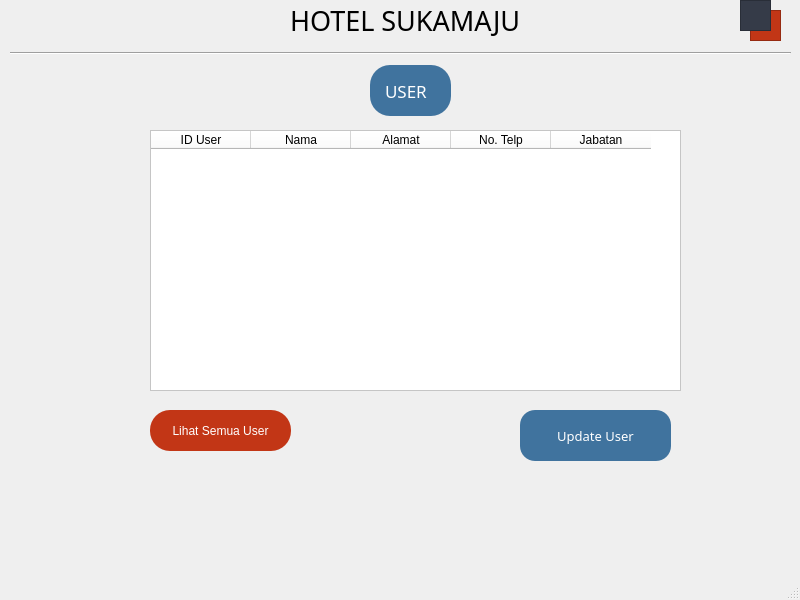
<?xml version="1.0" encoding="UTF-8"?>
<ui version="4.0">
 <class>user</class>
 <widget class="QMainWindow" name="user">
  <property name="geometry">
   <rect>
    <x>0</x>
    <y>0</y>
    <width>800</width>
    <height>600</height>
   </rect>
  </property>
  <property name="windowTitle">
   <string>MainWindow</string>
  </property>
  <widget class="QWidget" name="centralwidget">
   <widget class="QGraphicsView" name="graphicsView_8">
    <property name="geometry">
     <rect>
      <x>750</x>
      <y>10</y>
      <width>31</width>
      <height>31</height>
     </rect>
    </property>
    <property name="styleSheet">
     <string notr="true">background-color:#c23616
</string>
    </property>
   </widget>
   <widget class="QGraphicsView" name="graphicsView_9">
    <property name="geometry">
     <rect>
      <x>740</x>
      <y>0</y>
      <width>31</width>
      <height>31</height>
     </rect>
    </property>
    <property name="styleSheet">
     <string notr="true">background-color:#353b48</string>
    </property>
   </widget>
   <widget class="QLabel" name="label">
    <property name="geometry">
     <rect>
      <x>290</x>
      <y>0</y>
      <width>241</width>
      <height>41</height>
     </rect>
    </property>
    <property name="font">
     <font>
      <family>century gothic</family>
      <pointsize>20</pointsize>
     </font>
    </property>
    <property name="text">
     <string>HOTEL SUKAMAJU</string>
    </property>
   </widget>
   <widget class="QTableWidget" name="tableWidget">
    <property name="geometry">
     <rect>
      <x>150</x>
      <y>130</y>
      <width>531</width>
      <height>261</height>
     </rect>
    </property>
    <property name="styleSheet">
     <string notr="true">background-color:white;</string>
    </property>
    <column>
     <property name="text">
      <string>ID User</string>
     </property>
    </column>
    <column>
     <property name="text">
      <string>Nama</string>
     </property>
    </column>
    <column>
     <property name="text">
      <string>Alamat</string>
     </property>
    </column>
    <column>
     <property name="text">
      <string>No. Telp</string>
     </property>
    </column>
    <column>
     <property name="text">
      <string>Jabatan</string>
     </property>
    </column>
   </widget>
   <widget class="QFrame" name="frame_2">
    <property name="geometry">
     <rect>
      <x>370</x>
      <y>65</y>
      <width>81</width>
      <height>51</height>
     </rect>
    </property>
    <property name="styleSheet">
     <string notr="true">border-radius:20px;
background-color:#40739e;font-family : century gothic;color:#ffffff;</string>
    </property>
    <property name="frameShape">
     <enum>QFrame::StyledPanel</enum>
    </property>
    <property name="frameShadow">
     <enum>QFrame::Raised</enum>
    </property>
    <widget class="QLabel" name="label_2">
     <property name="geometry">
      <rect>
       <x>15</x>
       <y>10</y>
       <width>61</width>
       <height>31</height>
      </rect>
     </property>
     <property name="font">
      <font>
       <family>century gothic</family>
       <pointsize>13</pointsize>
      </font>
     </property>
     <property name="text">
      <string>USER</string>
     </property>
    </widget>
   </widget>
   <widget class="QPushButton" name="btn_all">
    <property name="geometry">
     <rect>
      <x>150</x>
      <y>410</y>
      <width>141</width>
      <height>41</height>
     </rect>
    </property>
    <property name="styleSheet">
     <string notr="true">color: white;
  background-color: #c23616;
border-radius:20px;

</string>
    </property>
    <property name="text">
     <string>Lihat Semua User</string>
    </property>
   </widget>
   <widget class="Line" name="line_2">
    <property name="geometry">
     <rect>
      <x>10</x>
      <y>45</y>
      <width>781</width>
      <height>16</height>
     </rect>
    </property>
    <property name="orientation">
     <enum>Qt::Horizontal</enum>
    </property>
   </widget>
   <widget class="QPushButton" name="btn_update">
    <property name="geometry">
     <rect>
      <x>520</x>
      <y>410</y>
      <width>151</width>
      <height>51</height>
     </rect>
    </property>
    <property name="sizePolicy">
     <sizepolicy hsizetype="Minimum" vsizetype="Minimum">
      <horstretch>0</horstretch>
      <verstretch>0</verstretch>
     </sizepolicy>
    </property>
    <property name="font">
     <font>
      <family>century gothic</family>
      <pointsize>-1</pointsize>
     </font>
    </property>
    <property name="styleSheet">
     <string notr="true">padding: 15px 25px;
  font-size: 13px;
  text-align: center;
  cursor: pointer;
  outline: none;
color: white;
  background-color: #40739e;
  border: none;
  border-radius: 15px;
  box-shadow: 0 9px #999;</string>
    </property>
    <property name="text">
     <string>Update User</string>
    </property>
   </widget>
  </widget>
  <widget class="QMenuBar" name="menubar">
   <property name="geometry">
    <rect>
     <x>0</x>
     <y>0</y>
     <width>800</width>
     <height>21</height>
    </rect>
   </property>
  </widget>
  <widget class="QStatusBar" name="statusbar"/>
 </widget>
 <resources/>
 <connections/>
</ui>
